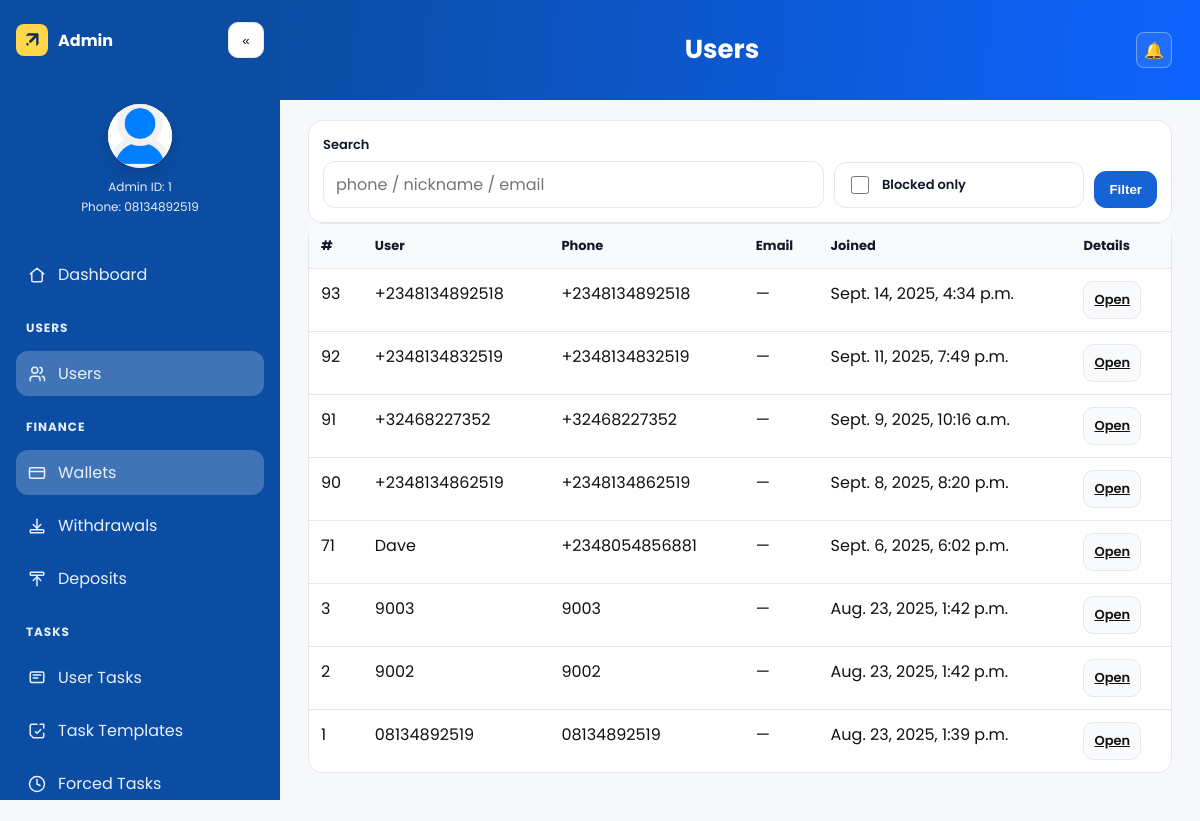
Screenshot of /bo/users/ (signed in) with the database file from the repository.
### main/models.py (models this page shows, shortened)
class CustomUser(AbstractUser):
    username = None
    phone = models.CharField(max_length=20, unique=True)
    invitation_code = models.CharField(max_length=50, blank=True, null=True)
    nickname   = models.CharField(max_length=50, blank=True)
    avatar     = models.ImageField(upload_to="avatars/%Y/%m/", blank=True, null=True)
    avatar_url = models.URLField(blank=True, null=True, validators=[URLValidator()])
    signup_ip = models.GenericIPAddressField(blank=True, null=True)
    signup_country = models.CharField(max_length=100, blank=True, null=True)
    last_login_ip = models.GenericIPAddressField(blank=True, null=True)
    last_login_country = models.CharField(max_length=100, blank=True, null=True)
    tx_pin_hash = models.CharField(max_length=128, blank=True)
    tx_pin_changed_at = models.DateTimeField(blank=True, null=True)
    tx_pin_attempts = models.PositiveIntegerField(default=0)
    tx_pin_locked_until = models.DateTimeField(blank=True, null=True)
    USERNAME_FIELD = "phone"
    REQUIRED_FIELDS = []
    objects = CustomUserManager()
    def __str__(self) -> str:
        return self.nickname or self.phone

### main/admin_view.py (the view)
# urls.py: path("bo/users/", bo.bo_users, name="bo_users"),
@login_required
@user_passes_test(staff_or_manager)
def bo_users(request):
    q      = (request.GET.get("q") or "").strip()
    blocked = request.GET.get("blocked") == "1"
    qs = CustomUser.objects.all().order_by("-date_joined")
    if q:
        qs = qs.filter(
            Q(phone__icontains=q) |
            Q(nickname__icontains=q) |
            Q(email__icontains=q)
        )
    if blocked:
        qs = qs.filter(task_progress__is_blocked=True)
    page_obj = _paginate(qs, request, per_page=25)
    return render(request, "meta_search/bo/users.html", {
        "active_page": AP["usr"],
        "page_obj": page_obj,
        "q": q, "blocked": blocked,
    })

### main/admin_view.py (called while the page is built)
def staff_or_manager(user):
    return user.is_active and (user.is_staff or user.groups.filter(name="managers").exists())

def _paginate(qs, request, per_page=25, page_param="page"):
    page = request.GET.get(page_param) or 1
    return Paginator(qs, per_page).get_page(page)

### templates/meta_search/bo/users.html (shortened to what this page needs)
{% extends "base_admin.html" %}
{% block page_title %}Users{% endblock %}
{% block content %}
<form method="get" class="card filter-card" role="search">
  <div class="filter-grid">
    <div class="field">
      <label for="q">Search</label>
      <input id="q" class="input" type="text" name="q" value="{{ q }}" placeholder="phone / nickname / email">
    </div>
    <div class="field">
      <label>&nbsp;</label>
      <div class="checkbox-wrap">
        <input id="blocked" type="checkbox" name="blocked" value="1" {% if blocked %}checked{% endif %}>
        <label for="blocked" style="margin:0; font-weight:600; cursor:pointer;">Blocked only</label>
      </div>
    </div>
    <div class="field">
      <label>&nbsp;</label>
      <button class="btn primary" type="submit" style="width:100%;">Filter</button>
    </div>
  </div>
</form>
<div class="card table-card">
  <div class="table-responsive">
    <table class="tbl">
      <thead>
        <tr>
          <th>#</th>
          <th>User</th>
          <th>Phone</th>
          <th>Email</th>
          <th>Joined</th>
          <th>Details</th>
        </tr>
      </thead>
      <tbody>
        {% for u in page_obj %}
          <tr>
            <td data-label="#">{{ u.id }}</td>
            <td data-label="User">{{ u }}</td>
            <td data-label="Phone">{{ u.phone|default:"—" }}</td>
            <td data-label="Email">{{ u.email|default:"—" }}</td>
            <td data-label="Joined">{{ u.date_joined }}</td>
            <td data-label="Details">
              <div class="actions">
                <a class="btn small" href="{% url 'bo_user_detail' u.id %}">Open</a>
              </div>
            </td>
          </tr>
        {% empty %}
          <tr>
            <td colspan="6" style="padding:16px;">No users.</td>
          </tr>
        {% endfor %}
      </tbody>
    </table>
  </div>
</div>
{% endblock %}

### templates/base_admin.html (shortened to what this page needs)
{% load static %}
<!DOCTYPE html>
<html lang="en">
<head>
  <link rel="stylesheet" href="{% static 'meta_search/base_admin_layout.css' %}">
</head>
<body>
  <div class="app {% block app_classes %}{% endblock %}" id="app">
    <aside class="sidebar" id="sidebar">
      <div class="brand">
        <a class="brand-button" href="{% url 'admin_dashboard' %}" title="Admin Dashboard">
          <img src="{% static 'meta_search/images/logo_emoji.png' %}" alt="Admin" style="width:20px; height:20px; vertical-align:middle;">
        </a>
        <div class="brand-name">Admin</div>
        <button class="sb-toggle sb-toggle-desktop" id="sbToggleDesktop" aria-label="Collapse menu" title="Collapse">«</button>
      </div>
      {% static 'meta_search/images/avatar-placeholder.png' as avatar_placeholder %}
      <div class="profile" title="{{ request.user.nickname|default:request.user.get_full_name|default:request.user.username }}">
        <div class="avatar">
          {% if request.user.avatar %}
            <img src="{{ request.user.avatar.url }}" alt="Admin avatar" width="48" height="48" loading="lazy" onerror="this.src='{{ avatar_placeholder }}'">
          {% elif request.user.avatar_url %}
            <img src="{{ request.user.avatar_url }}" alt="Admin avatar" width="48" height="48" loading="lazy" onerror="this.src='{{ avatar_placeholder }}'">
          {% else %}
            <img src="{{ avatar_placeholder }}" alt="Admin avatar" width="48" height="48" loading="lazy">
          {% endif %}
          <span class="status-dot"></span>
        </div>
        <div class="meta">
          <div class="id">Admin ID: {{ request.user.id }}</div>
          <div class="phone">Phone: {{ request.user.phone|default:'-' }}</div>
        </div>
      </div>
      <nav class="nav" aria-label="Sidebar">
        <a class="link {% if active_page == 'bo_dashboard' %}active{% endif %}" href="{% url 'admin_dashboard' %}" title="Dashboard">
          <svg viewBox="0 0 24 24" width="18" height="18" fill="none" stroke="currentColor" stroke-width="2" stroke-linecap="round" stroke-linejoin="round"><path d="M3 10.5 12 3l9 7.5"/><path d="M5 10v9a2 2 0 0 0 2 2h10a2 2 0 0 0 2-2v-9"/></svg>
          <span class="label">Dashboard</span>
        </a>
        <h6>Users</h6>
        <a class="link {% if active_page == 'bo_users' %}active{% endif %}" href="{% url 'bo_users' %}" title="Users">
          <svg viewBox="0 0 24 24" width="18" height="18" fill="none" stroke="currentColor" stroke-width="2" stroke-linecap="round" stroke-linejoin="round"><path d="M16 21v-2a4 4 0 0 0-4-4H7a4 4 0 0 0-4 4v2"/><circle cx="9" cy="7" r="4"/><path d="M22 21v-2a4 4 0 0 0-3-3.87"/><path d="M16 3.13a4 4 0 0 1 0 7.75"/></svg>
          <span class="label">Users</span>
        </a>
        <h6>Finance</h6>
        <a class="link {% if active_page == 'bo_users' %}active{% endif %}" href="{% url 'bo_users' %}" title="Wallets">
          <svg viewBox="0 0 24 24" width="18" height="18" fill="none" stroke="currentColor" stroke-width="2" stroke-linecap="round" stroke-linejoin="round"><rect x="2" y="5" width="20" height="14" rx="2"/><path d="M2 10h20"/></svg>
          <span class="label">Wallets</span>
        </a>
        <a class="link {% if active_page == 'bo_withdrawals' %}active{% endif %}" href="{% url 'bo_withdrawals' %}" title="Withdrawals">
          <svg viewBox="0 0 24 24" width="18" height="18" fill="none" stroke="currentColor" stroke-width="2" stroke-linecap="round" stroke-linejoin="round"><path d="M12 3v12"/><path d="M7 10l5 5 5-5"/><rect x="3" y="17" width="18" height="4" rx="1"/></svg>
          <span class="label">Withdrawals</span>
        </a>
        <a class="link {% if active_page == 'bo_deposits' %}active{% endif %}" href="{% url 'bo_deposits' %}" title="Deposits">
          <svg viewBox="0 0 24 24" width="18" height="18" fill="none" stroke="currentColor" stroke-width="2" stroke-linecap="round" stroke-linejoin="round"><path d="M12 21V9"/><path d="M17 14l-5-5-5 5"/><rect x="3" y="3" width="18" height="4" rx="1"/></svg>
          <span class="label">Deposits</span>
        </a>
        <h6>Tasks</h6>
        <a class="link {% if active_page == 'bo_tasks' %}active{% endif %}" href="{% url 'bo_tasks' %}" title="User Tasks">
          <svg viewBox="0 0 24 24" width="18" height="18" fill="none" stroke="currentColor" stroke-width="2" stroke-linecap="round" stroke-linejoin="round"><rect x="3" y="4" width="18" height="14" rx="2"/><path d="M7 8h10M7 12h6"/></svg>
          <span class="label">User Tasks</span>
        </a>
        <a class="link {% if active_page == 'bo_templates' %}active{% endif %}" href="{% url 'bo_templates' %}" title="Task Templates">
          <svg viewBox="0 0 24 24" width="18" height="18" fill="none" stroke="currentColor" stroke-width="2" stroke-linecap="round" stroke-linejoin="round"><path d="M21 15v4a2 2 0 0 1-2 2H7l-4-4V5a2 2 0 0 1 2-2h7"/><path d="M16 3h5v5"/><path d="M10 13l2 2 5-5"/></svg>
          <span class="label">Task Templates</span>
        </a>
        <a class="link {% if active_page == 'bo_directives' %}active{% endif %}" href="{% url 'bo_directives' %}" title="Forced Tasks">
          <svg viewBox="0 0 24 24" width="18" height="18" fill="none" stroke="currentColor" stroke-width="2" stroke-linecap="round" stroke-linejoin="round"><circle cx="12" cy="12" r="10"/><path d="M12 6v6l4 2"/></svg>
          <span class="label">Forced Tasks</span>
        </a>
      </nav>
    </aside>
    <main class="main">
      <div class="topbar">
        <div class="title-center" role="heading" aria-level="1">
          {% block page_title %}{{ block.super|default:"Admin" }}{% endblock %}
        </div>
        <div class="bell" title="Announcements">
          <a href="{% url 'bo_announcements' %}" aria-label="Announcements">🔔</a>
        </div>
      </div>
      {% block content %}{% endblock %}
    </main>
  </div>
</body>
</html>

### static/meta_search/base_admin_layout.css (style rules this page uses)
:root { --blue:#0b4da3; --text:#111; --muted:#6b7280; --border:#e5e7eb; --card:#ffffff; --bg:#f7f8fb; --radius:14px; --topbar-h: 56px; --page-pad: 28px; }
html { -webkit-text-size-adjust: 100%; text-size-adjust: 100%; }
html, body, .app, .main { max-width: 100%; overflow-x: hidden; }
* { box-sizing:border-box; }
html,body { height:100%; }
body { margin:0; font-family:"Poppins", system-ui, -apple-system, Segoe UI, Roboto, Helvetica, Arial, "Apple Color Emoji","Segoe UI Emoji"; color:var(--text); background:var(--bg); }
.app { display:grid; grid-template-columns:280px 1fr; min-height:100vh; }
.sidebar { background:var(--blue); color:#fff; padding:22px 16px; position:sticky; top:0; display:flex; flex-direction:column; height:100vh; overflow-y:auto; overflow-x:hidden; -webkit-overflow-scrolling: touch; overscroll-behavior: contain; }
.brand { display:flex; align-items:center; gap:10px; margin-bottom:22px; }
.brand-button { height:32px; width:32px; border-radius:8px; background:#ffd54a; display:grid; place-items:center; font-weight:700; color:#111; text-decoration:none; }
.brand-name { font-weight:700; }
.sb-toggle { border:1px solid var(--border); height:36px; width:36px; border-radius:10px; background:#fff; color:var(--text); display:grid; place-items:center; cursor:pointer; transition: transform .12s ease, box-shadow .2s ease, background-color .2s ease, border-color .2s ease; }
.profile { display:flex; flex-direction:column; align-items:center; gap:10px; margin:24px 0 18px; text-align:center; }
.avatar { height:64px; width:64px; border-radius:50%; background:#ffe6b3; overflow:hidden; position:relative; box-shadow:0 6px 16px rgba(0,0,0,.15); }
.avatar img { height:100%; width:100%; object-fit:cover; display:block; }
.status-dot { position:absolute; right:-2px; bottom:-2px; height:12px; width:12px; border-radius:50%; background:#4ade80; border:3px solid var(--blue); }
.meta { display:flex; flex-direction:column; gap:2px; }
.meta .id { font-size:12px; opacity:.9; }
.meta .phone { font-size:12px; opacity:.9; }
.nav { margin-top:18px; display:grid; gap:8px; }
.nav h6 { font-size:12px; letter-spacing:.08em; text-transform:uppercase; opacity:.9; margin:14px 10px 6px; }
.link { display:flex; align-items:center; gap:12px; padding:10px 12px; border-radius:12px; text-decoration:none; color:#e9efff; background:transparent; }
.link.active { background:rgba(255,255,255,.22); }
.link svg { flex:0 0 18px; min-width:18px; }
.label { white-space:nowrap; }
.main { padding: var(--page-pad) var(--page-pad) 48px; }
.topbar { margin: calc(var(--page-pad) * -1) calc(var(--page-pad) * -1) 20px; padding: 16px var(--page-pad); min-height: 100px; background: linear-gradient(96deg, #0b4da3 0%, #0e63ff 100%); color:#fff; display: grid; grid-template-columns: auto 1fr auto; align-items: center; gap: 12px; }
.title-center { grid-column: 2; text-align: center; font-size: 26px; font-weight: 700; color:#fff; line-height:1.2; display:flex; align-items:center; justify-content:center; gap:8px; white-space:nowrap; overflow:hidden; text-overflow:ellipsis; }
.bell { height:36px; width:36px; border:1px solid rgba(255,255,255,.35); border-radius:8px; background:rgba(255,255,255,.08); display:grid; place-items:center; position:relative; color:#fff; }
.bell a { color:inherit; text-decoration:none; }
.card { background:var(--card); border:1px solid var(--border); border-radius:var(--radius); }
.btn { display:inline-flex; align-items:center; gap:8px; padding:10px 14px; border-radius:12px; border:1px solid var(--border); background:#f8fafc; color:#111; font-weight:600; cursor:pointer; transition: transform .12s ease, box-shadow .2s ease, background-color .2s ease, border-color .2s ease; }
.btn.primary { background:#1663d6; color:#fff; border-color:#1663d6; }
.sb-toggle-desktop { display:none; }
@media (min-width: 901px) { .sb-toggle-desktop { display:inline-grid; } }
@media (min-width: 901px) { .sidebar .brand { display:flex; align-items:center; gap:10px; } }
@media (min-width: 901px) { .sb-toggle-desktop { margin-left:auto; border:1px solid var(--border); height:36px; width:36px; border-radius:10px; background:#fff; color:#var(--text); display:grid; place-items:center; cursor:pointer; transition: transform .12s ease, box-shadow .2s ease, background-color .2s ease, border-color .2s ease; } }
@media (min-width:901px) { .sb-toggle-desktop { transform:translateX(0); } }

### rows the page displays
CustomUser: user.id "1", user.phone "08134892519", id "1", nickname+phone "08134892519", phone "08134892519", email "—", date_joined "Aug. 23, 2025, 1:39 p.m."
CustomUser: id "93", nickname+phone "+2348134892518", phone "+2348134892518", email "—", date_joined "Sept. 14, 2025, 4:34 p.m."
CustomUser: id "92", nickname+phone "+2348134832519", phone "+2348134832519", email "—", date_joined "Sept. 11, 2025, 7:49 p.m."
CustomUser: id "91", nickname+phone "+32468227352", phone "+32468227352", email "—", date_joined "Sept. 9, 2025, 10:16 a.m."
CustomUser: id "90", nickname+phone "+2348134862519", phone "+2348134862519", email "—", date_joined "Sept. 8, 2025, 8:20 p.m."
CustomUser: id "71", nickname "Dave", phone "+2348054856881", email "—", date_joined "Sept. 6, 2025, 6:02 p.m."
CustomUser: id "3", nickname+phone "9003", phone "9003", email "—", date_joined "Aug. 23, 2025, 1:42 p.m."
CustomUser: id "2", nickname+phone "9002", phone "9002", email "—", date_joined "Aug. 23, 2025, 1:42 p.m."
